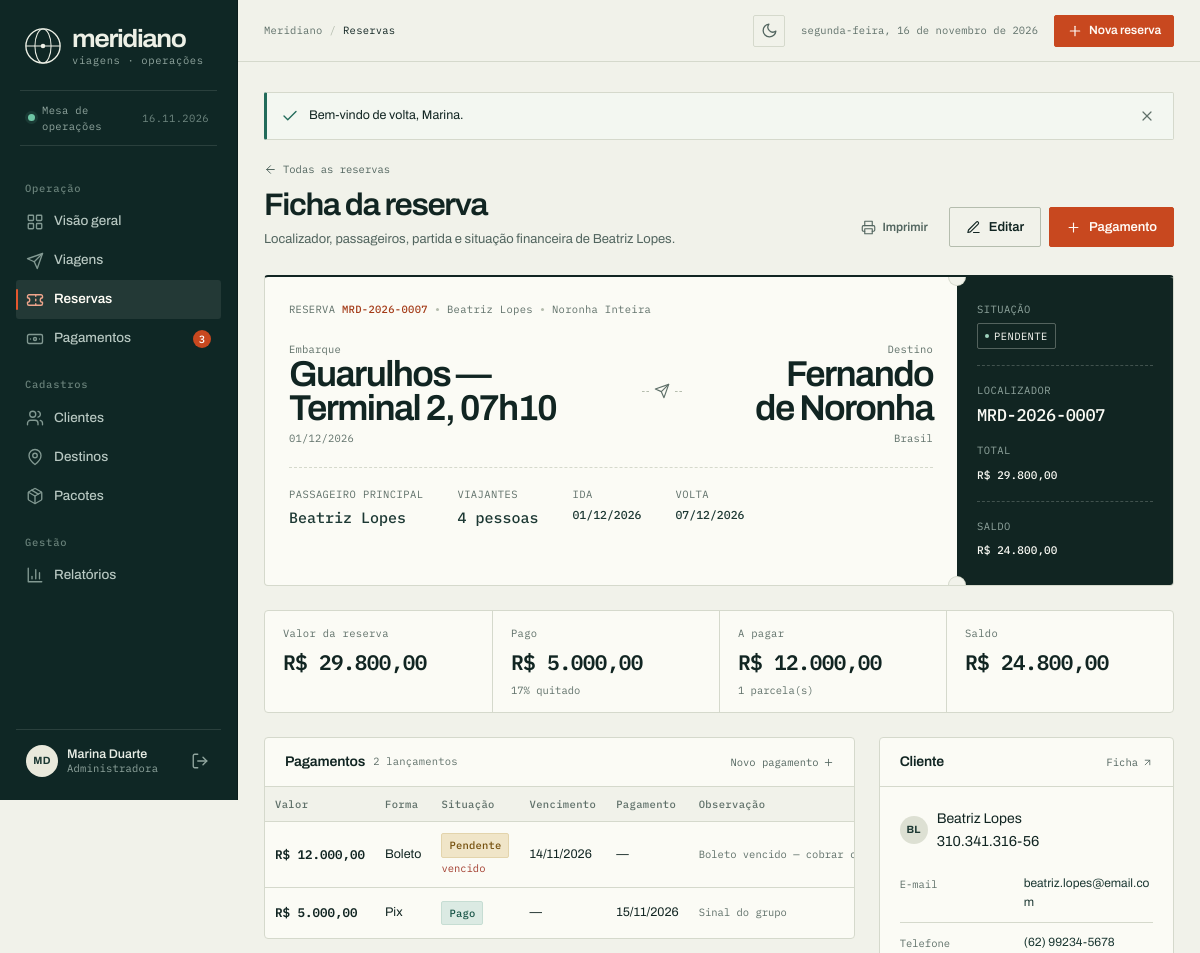
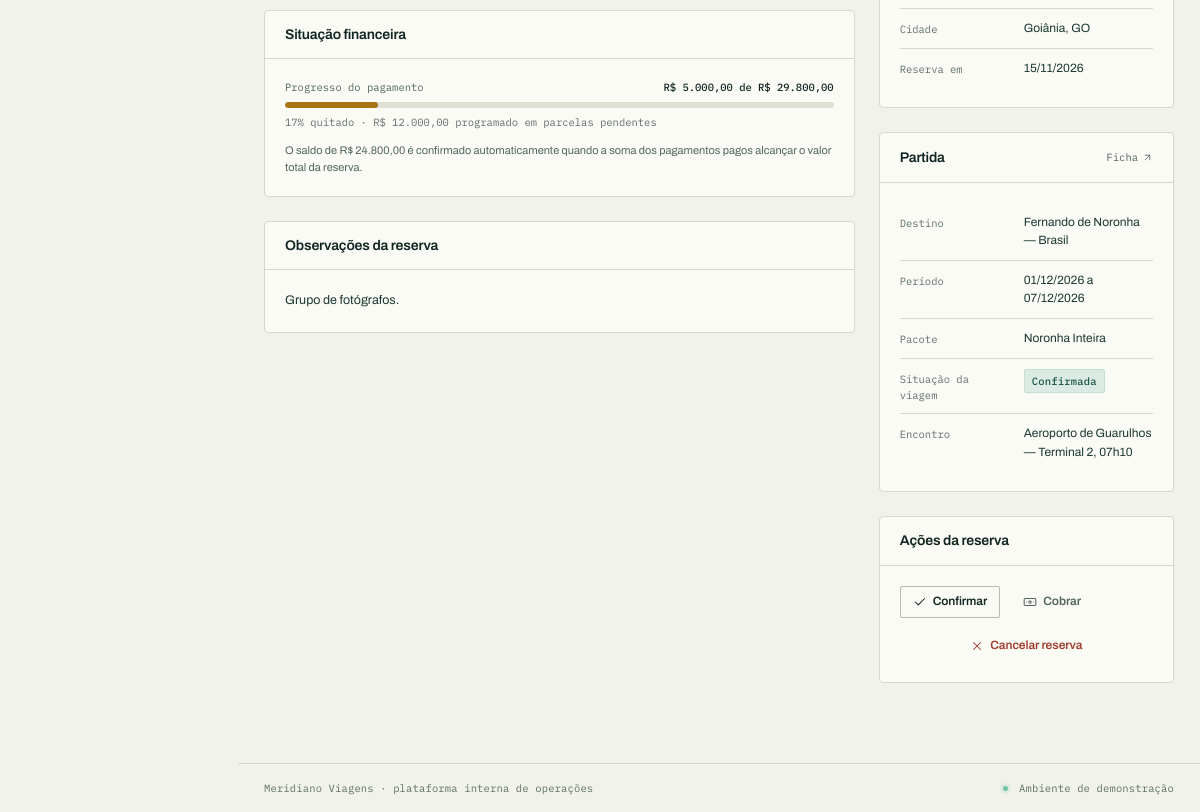
Page /index.php?r=reservas&acao=ver&id=7 (signed in) on the committed database (2 pictures, top to bottom).
### tables this page shows
CREATE TABLE clientes (
  id               INT UNSIGNED AUTO_INCREMENT PRIMARY KEY,
  nome             VARCHAR(160) NOT NULL,
  email            VARCHAR(160) NOT NULL UNIQUE,
  telefone         VARCHAR(24) NOT NULL,
  cpf              CHAR(11) NOT NULL UNIQUE,
  data_nascimento  DATE NULL,
  cidade           VARCHAR(100) NULL,
  estado           CHAR(2) NULL,
  observacoes      TEXT NULL,
  criado_em        TIMESTAMP NOT NULL DEFAULT CURRENT_TIMESTAMP,
  atualizado_em    TIMESTAMP NOT NULL DEFAULT CURRENT_TIMESTAMP ON UPDATE CURRENT_TIMESTAMP,
  INDEX idx_clientes_nome (nome)
);

CREATE TABLE reservas (
  id             INT UNSIGNED AUTO_INCREMENT PRIMARY KEY,
  codigo         VARCHAR(24) NOT NULL UNIQUE,
  cliente_id     INT UNSIGNED NOT NULL,
  viagem_id      INT UNSIGNED NOT NULL,
  data_reserva   DATE NOT NULL,
  viajantes      TINYINT UNSIGNED NOT NULL DEFAULT 1,
  valor_total    DECIMAL(10,2) NOT NULL,
  status         ENUM('pendente', 'confirmada', 'cancelada') NOT NULL DEFAULT 'pendente',
  observacoes    TEXT NULL,
  criado_em      TIMESTAMP NOT NULL DEFAULT CURRENT_TIMESTAMP,
  CONSTRAINT fk_reservas_cliente FOREIGN KEY (cliente_id)
    REFERENCES clientes (id) ON UPDATE CASCADE ON DELETE RESTRICT,
  CONSTRAINT fk_reservas_viagem FOREIGN KEY (viagem_id)
    REFERENCES viagens (id) ON UPDATE CASCADE ON DELETE RESTRICT,
  INDEX idx_reservas_viagem (viagem_id),
  INDEX idx_reservas_cliente (cliente_id),
  INDEX idx_reservas_status (status)
);

CREATE TABLE viagens (
  id               INT UNSIGNED AUTO_INCREMENT PRIMARY KEY,
  pacote_id        INT UNSIGNED NOT NULL,
  data_ida         DATE NOT NULL,
  data_volta       DATE NOT NULL,
  capacidade       SMALLINT UNSIGNED NOT NULL,
  status           ENUM('planejada', 'confirmada', 'em_andamento', 'concluida', 'cancelada')
                   NOT NULL DEFAULT 'planejada',
  ponto_encontro   VARCHAR(180) NULL,
  observacoes      TEXT NULL,
  criado_em        TIMESTAMP NOT NULL DEFAULT CURRENT_TIMESTAMP,
  CONSTRAINT fk_viagens_pacote FOREIGN KEY (pacote_id)
    REFERENCES pacotes (id) ON UPDATE CASCADE ON DELETE RESTRICT,
  INDEX idx_viagens_data (data_ida),
  INDEX idx_viagens_status (status)
);

CREATE TABLE pagamentos (
  id               INT UNSIGNED AUTO_INCREMENT PRIMARY KEY,
  reserva_id       INT UNSIGNED NOT NULL,
  valor            DECIMAL(10,2) NOT NULL,
  forma            ENUM('pix', 'cartao', 'boleto', 'transferencia') NOT NULL DEFAULT 'pix',
  status           ENUM('pendente', 'pago', 'estornado') NOT NULL DEFAULT 'pago',
  vencimento       DATE NULL,
  data_pagamento   DATE NULL,
  observacoes      VARCHAR(255) NULL,
  criado_em        TIMESTAMP NOT NULL DEFAULT CURRENT_TIMESTAMP,
  CONSTRAINT fk_pagamentos_reserva FOREIGN KEY (reserva_id)
    REFERENCES reservas (id) ON UPDATE CASCADE ON DELETE RESTRICT,
  INDEX idx_pagamentos_reserva (reserva_id),
  INDEX idx_pagamentos_status (status),
  INDEX idx_pagamentos_data (data_pagamento)
);

### views/reservas/show.php (the view, shortened to what the rows shown need)
<?php
$total = (float) $reserva['valor_total'];
$percentualPago = $total > 0 ? min(100, (int) round(($pago / $total) * 100)) : 0;
$hoje = date('Y-m-d');
$origem = 'São Paulo';
if (!empty($viagem['ponto_encontro'])) {
    $partes = preg_split('/\s+[—–-]\s+/', (string) $viagem['ponto_encontro']);
    $origem = trim((string) ($partes[0] ?? 'São Paulo'));
    $origem = preg_replace('/^(Aeroporto|Rodoviária|Terminal)\s+(de|do|da)?\s*/iu', '', $origem) ?: $origem;
}
?>
<div class="page-head page-head--compact">
    <div class="page-head__copy">
        <a class="page-head__back" href="<?= url('reservas') ?>"><?= icon('arrow-left', 'icon', 13) ?> Todas as reservas</a>
        <h1>Ficha da reserva</h1>
        <p class="page-head__sub">Localizador, passageiros, partida e situação financeira de <?= e($cliente['nome'] ?? $reserva['cliente_nome']) ?>.</p>
    </div>
</div>
<article class="boarding-pass" aria-label="Cartão da reserva">
    <div class="boarding-pass__main">
        <p class="boarding-pass__eyebrow">
            <span>RESERVA <strong><?= e($reserva['codigo']) ?></strong></span>
            <span class="dot" aria-hidden="true"></span>
            <span><?= e($cliente['nome'] ?? $reserva['cliente_nome']) ?></span>
            <span class="dot" aria-hidden="true"></span>
            <span><?= e($viagem['pacote_titulo']) ?></span>
        </p>
        <div class="boarding-pass__route">
            <div class="boarding-pass__city">
                <small>Embarque</small>
                <h2><?= e($origem) ?></h2>
                <small><?= e(data_br($viagem['data_ida'])) ?></small>
            </div>
            <div class="boarding-pass__city" style="text-align: right;">
                <h2><?= e($reserva['destino_nome']) ?></h2>
            </div>
        </div>
        <div class="boarding-pass__facts">
            <div>
                <span class="boarding-fact__label">PASSAGEIRO PRINCIPAL</span>
                <span class="boarding-fact__value boarding-fact__value--lg"><?= e($cliente['nome'] ?? $reserva['cliente_nome']) ?></span>
            </div>
            <div>
                <span class="boarding-fact__label">VIAJANTES</span>
                <span class="boarding-fact__value boarding-fact__value--lg"><?= (int) $reserva['viajantes'] ?> pessoa<?= (int) $reserva['viajantes'] === 1 ? '' : 's' ?></span>
            </div>
            <div>
                <span class="boarding-fact__label">IDA</span>
                <span class="boarding-fact__value"><?= e(data_br($viagem['data_ida'])) ?></span>
            </div>
            <div>
                <span class="boarding-fact__label">VOLTA</span>
                <span class="boarding-fact__value"><?= e(data_br($viagem['data_volta'])) ?></span>
            </div>
        </div>
    </div>
    <div class="boarding-pass__stub">
        <div>
            <span class="stub-label">SITUAÇÃO</span>
            <span class="stub-status"><?= e(status_reserva_label($reserva['status'])) ?></span>
        </div>
        <div>
            <span class="stub-label">LOCALIZADOR</span>
            <span class="stub-value stub-value--big"><?= e($reserva['codigo']) ?></span>
        </div>
        <div>
            <span class="stub-label">TOTAL</span>
            <span class="stub-value"><?= e(money($total)) ?></span>
        </div>
    </div>
</article>
<section class="stat-strip" aria-label="Resumo financeiro da reserva">
    <div class="stat">
        <p class="stat__label">Valor da reserva</p>
        <p class="stat__value mono"><?= e(money($total)) ?></p>
    </div>
    <div class="stat">
        <p class="stat__label">Pago</p>
        <p class="stat__value mono"><?= e(money($pago)) ?></p>
        <p class="stat__meta"><?= $percentualPago ?>% quitado</p>
    </div>
</section>
<div class="detail-grid">
    <div class="detail-stack">
        <section class="panel panel--flush">
            <header class="panel__head">
                <h2 class="panel__title">Pagamentos <small><?= count($pagamentos) ?> lançamento<?= count($pagamentos) === 1 ? '' : 's' ?></small></h2>
            </header>
            <?php if ($pagamentos): ?>
                <div class="table-wrap">
                    <table class="data-table">
                        <thead>
                            <tr>
                                <th scope="col">Valor</th>
                                <th scope="col">Forma</th>
                                <th scope="col">Situação</th>
                                <th scope="col">Vencimento</th>
                                <th scope="col">Pagamento</th>
                                <th scope="col">Observação</th>
                            </tr>
                        </thead>
                        <tbody>
                            <?php foreach ($pagamentos as $pagamento): ?>
                                <?php
                                $vencido = $pagamento['status'] === 'pendente'
                                    && !empty($pagamento['vencimento'])
                                    && $pagamento['vencimento'] < $hoje;
                                ?>
                                <tr>
                                    <td class="cell-strong mono"><?= e(money($pagamento['valor'])) ?></td>
                                    <td><?= e(forma_pagamento_label($pagamento['forma'])) ?></td>
                                    <td>
                                        <span class="badge badge--<?= e(badge_tom($pagamento['status'])) ?>"><?= e(status_pagamento_label($pagamento['status'])) ?></span>
                                        <?php if ($vencido): ?>
                                            <div class="cell-sub" style="color: var(--danger);">vencido</div>
                                        <?php endif; ?>
                                    </td>
                                    <td><?= e(data_br($pagamento['vencimento'])) ?></td>
                                    <td><?= e(data_br($pagamento['data_pagamento'])) ?></td>
                                    <td><span class="cell-sub"><?= e(resumir($pagamento['observacoes'], 48) ?: '—') ?></span></td>
                                </tr>
                            <?php endforeach; ?>
                        </tbody>
                    </table>
                </div>
            <?php endif; ?>
        </section>
        <section class="panel">
            <header class="panel__head">
                <h2 class="panel__title">Situação financeira</h2>
            </header>
            <div class="panel__body">
                <div class="progress">
                    <div class="progress__head">
                        <span>Progresso do pagamento</span>
                        <strong><?= e(money($pago)) ?> de <?= e(money($total)) ?></strong>
                    </div>
                    <div class="progress__track">
                        <div class="progress__fill <?= $percentualPago >= 100 ? 'progress__fill--full' : ($percentualPago < 50 ? 'progress__fill--warn' : '') ?>"
                             style="width: <?= $percentualPago ?>%"></div>
                    </div>
                    <p class="progress__meta"><?= $percentualPago ?>% quitado · <?= e(money($pendente)) ?> programado em parcelas pendentes<?= $estornado > 0 ? ' · ' . e(money($estornado)) . ' estornado' : '' ?></p>
                </div>
            </div>
        </section>
        <section class="panel">
            <header class="panel__head">
                <h2 class="panel__title">Observações da reserva</h2>
            </header>
            <div class="panel__body">
                <?php if ($reserva['observacoes']): ?>
                    <p style="font-size: 12.5px; color: var(--ink-soft); line-height: 1.7;"><?= nl2br(e($reserva['observacoes'])) ?></p>
                <?php else: ?>
                    <p class="muted" style="font-size: 12px;">Nenhuma observação registrada para esta reserva.</p>
                <?php endif; ?>
            </div>
        </section>
    </div>
    <aside class="detail-stack" aria-label="Dados da reserva">
        <section class="panel">
            <header class="panel__head">
                <h2 class="panel__title">Cliente</h2>
            </header>
            <div class="panel__body">
                <div class="person-cell" style="margin-bottom: 12px;">
                    <span class="avatar avatar--lg"><?= e(iniciais($cliente['nome'] ?? $reserva['cliente_nome'])) ?></span>
                    <div class="person-cell__copy">
                        <span class="cell-main" style="font-size: 14px;"><?= e($cliente['nome'] ?? $reserva['cliente_nome']) ?></span>
                        <div class="cell-sub"><?= e(formatar_cpf($cliente['cpf'] ?? '')) ?></div>
                    </div>
                </div>
                <dl class="info-list">
                    <div class="info-row">
                        <dd><a href="mailto:<?= e($cliente['email'] ?? $reserva['cliente_email']) ?>"><?= e($cliente['email'] ?? $reserva['cliente_email']) ?></a></dd>
                    </div>
                    <div class="info-row">
                        <dd><a href="tel:+55<?= e(apenas_numeros($cliente['telefone'] ?? $reserva['cliente_telefone'])) ?>"><?= e(formatar_telefone($cliente['telefone'] ?? $reserva['cliente_telefone'])) ?></a></dd>
                    </div>
                    <?php if (!empty($cliente['cidade'])): ?>
                        <div class="info-row">
                            <dt>Cidade</dt>
                            <dd><?= e($cliente['cidade']) ?><?= $cliente['estado'] ? ', ' . e($cliente['estado']) : '' ?></dd>
                        </div>
                    <?php endif; ?>
                    <div class="info-row">
                        <dt>Reserva em</dt>
                        <dd><?= e(data_br($reserva['data_reserva'])) ?></dd>
                    </div>
                </dl>
            </div>
        </section>
        <section class="panel">
            <header class="panel__head">
                <h2 class="panel__title">Partida</h2>
            </header>
            <div class="panel__body">
                <dl class="info-list">
                    <div class="info-row">
                        <dt>Encontro</dt>
                        <dd><?= e($viagem['ponto_encontro'] ?? 'A definir') ?></dd>
                    </div>
                </dl>
            </div>
        </section>
        <section class="panel">
            <header class="panel__head">
                <h2 class="panel__title">Ações da reserva</h2>
            </header>
        </section>
    </aside>
</div>

### rows in the picture
clientes: nome "Beatriz Lopes", nome "BL", cpf "310.341.316-56", email "beatriz.lopes@email.com", telefone "(62) 99234-5678", cidade "Goiânia", estado "GO"
reservas: codigo "MRD-2026-0007", viajantes "4", status "PENDENTE", valor_total "R$ 29.800,00", valor_total "17", observacoes "Grupo de fotógrafos.", data_reserva "15/11/2026"
viagens: ponto_encontro "Guarulhos — Terminal 2, 07h10", data_ida "01/12/2026", data_volta "07/12/2026", ponto_encontro "Aeroporto de Guarulhos — Terminal 2, 07h10"
pagamentos: valor "R$ 12.000,00", forma "Boleto", status "Pendente", shows "vencido", vencimento "14/11/2026", data_pagamento "—", observacoes "Boleto vencido — cobrar…"
pagamentos: valor "R$ 5.000,00", forma "Pix", status "Pago", vencimento "—", data_pagamento "15/11/2026", observacoes "Sinal do grupo"

### other values in the picture
$item['label'] "Visão geral"
$item['label'] "Viagens"
$item['label'] "Reservas"
$item['label'] "Pagamentos"
$item['badge'] "3"
$item['label'] "Clientes"
$item['label'] "Destinos"
$item['label'] "Pacotes"
$item['label'] "Relatórios"
iniciais($usuario['nome'] ?? '') "MD"
$usuario['nome'] "Marina Duarte"
$secaoAtual "Reservas"
data_extenso() "segunda-feira, 16 de novembro de 2026"
$mensagem['mensagem'] "Bem-vindo de volta, Marina."
$viagem['pacote_titulo'] "Noronha Inteira"
